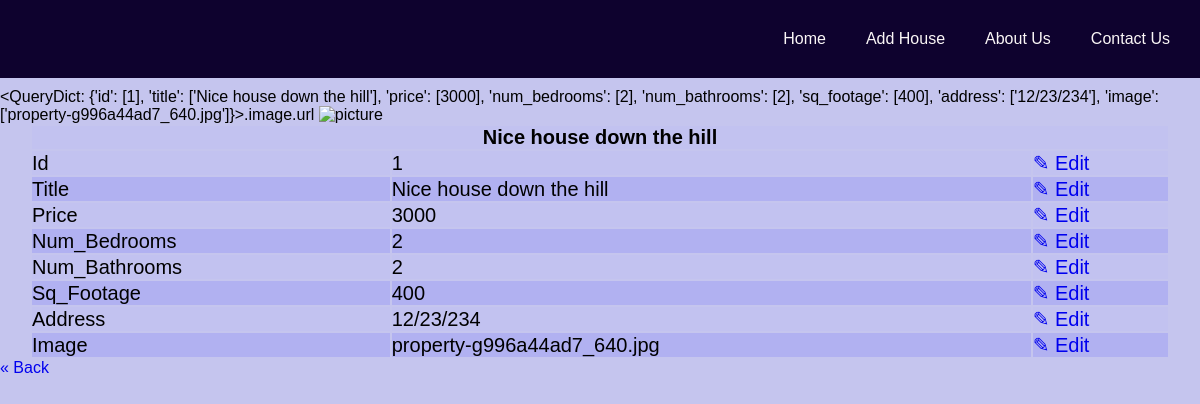
Page /listings/1 on the committed database.
### listings/models.py (models this page shows, shortened)
class listing(models.Model):
    title = models.CharField(max_length=150)
    price = models.IntegerField()
    num_bedrooms = models.IntegerField()
    num_bathrooms = models.IntegerField()
    sq_footage = models.IntegerField()
    address = models.CharField(max_length = 100)
    image = models.ImageField(default="")

### listings/views.py (the view)
# urls.py: path("listings/<pk>", listing_retrieve, name="listing_retrieve"),
def listing_retrieve(request, pk):
    Listing = listing.objects.filter(id=pk).values()[0]
    print(Listing)
    context = {
        "estate": Listing,
    }
    print(listing)
    print(listing.title, listing.price, listing.address)
    print(context)
    return render(request, "listing.html", context)

### listings/templatetags/make_querydict_tag.py (called while the page is built)
@register.filter
def make_query_dict(name, dictionary):
    query_dict = QueryDict('', mutable=True)
    query_dict.update(dict(dictionary))
    return query_dict

### templates/listing.html (shortened to what this page needs)
{% extends 'base.html' %} {% load make_querydict_tag %}  {% block content %}
<div class="name">
 {{estate|make_query_dict:estate}}.image.url
  <img src="{{estate|make_query_dict:estate}}.image.url}}" alt="picture" style="width: 300px" />
</div>
<table class="onelisting table">
  <thead>
    <tr>
      <th colspan="3">{{ estate.title }}</th>
    </tr>
  </thead>
  <tbody>
    {% for key, value in estate.items %}
    <tr>
      <td>{{ key.title }}</td>
      <td>{{ value }}</td>
      <td>
        <a href="/listing/{{ estate.id}}/edit" class="edit">&#9998; Edit</a>
      </td>
    </tr>
    {% endfor %}
  </tbody>
</table>
<div class="back-button">
  <p>
    <a href="/" class="back">&laquo; Back</a>
  </p>
</div>
{% endblock content %}

### static/css/style.css (style rules this page uses)
* { margin: 0; padding: 0; }
body { background-color: rgb(197, 197, 238); }
.tm-content a { text-decoration: none; display: inline; }
.table { margin: auto; width: 95%; font-size: 20px; font-variant-caps: titling-caps; }
.table th { margin: 30px auto; font: bold; text-align: center; }
.table tr { margin: 10px auto; }
.table tr:nth-child(even) { background-color: rgb(177, 177, 241); }
.table tr:nth-child(odd) { background-color: rgb(194, 194, 240); }

### rows in the picture
listing: title "Nice house down the hill", estate "Nice house down the hill" "12/23/234" "property-g996a44ad7_640.jpg"

### other values in the picture
{{ key.title }} "Id" "Title" "Price" "Num_Bedrooms" "Num_Bathrooms" "Sq_Footage" "Address" "Image"
{{ value }} "1" "3000" "2" "2" "400"
